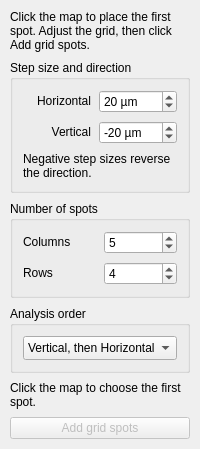
              <widget class="QWidget" name="tabWidgetPage3">
               <layout class="QVBoxLayout" name="layout_30">
                <property name="spacing">
                 <number>8</number>
                </property>
                <property name="leftMargin">
                 <number>10</number>
                </property>
                <property name="topMargin">
                 <number>10</number>
                </property>
                <property name="rightMargin">
                 <number>10</number>
                </property>
                <property name="bottomMargin">
                 <number>10</number>
                </property>
                <item>
                 <widget class="QLabel" name="Hint_Grid">
                  <property name="text">
                   <string>Click the map to place the first spot. Adjust the grid, then click Add grid spots.</string>
                  </property>
                  <property name="wordWrap">
                   <bool>true</bool>
                  </property>
                  <property name="textFormat">
                   <enum>Qt::PlainText</enum>
                  </property>
                  <property name="textInteractionFlags">
                   <set>Qt::TextSelectableByMouse</set>
                  </property>
                 </widget>
                </item>
                <item>
                 <widget class="QGroupBox" name="groupBox_2">
                  <property name="flat">
                   <bool>false</bool>
                  </property>
                  <property name="title">
                   <string>Step size and direction</string>
                  </property>
                  <layout class="QVBoxLayout" name="layout_26">
                   <property name="spacing">
                    <number>8</number>
                   </property>
                   <property name="leftMargin">
                    <number>10</number>
                   </property>
                   <property name="topMargin">
                    <number>10</number>
                   </property>
                   <property name="rightMargin">
                    <number>10</number>
                   </property>
                   <property name="bottomMargin">
                    <number>10</number>
                   </property>
                   <item>
                    <layout class="QGridLayout" name="layout_25">
                     <property name="spacing">
                      <number>8</number>
                     </property>
                     <property name="leftMargin">
                      <number>0</number>
                     </property>
                     <property name="topMargin">
                      <number>0</number>
                     </property>
                     <property name="rightMargin">
                      <number>0</number>
                     </property>
                     <property name="bottomMargin">
                      <number>0</number>
                     </property>
                     <item row="0" column="0">
                      <widget class="QLabel" name="label_6">
                       <property name="alignment">
                        <set>Qt::AlignRight|Qt::AlignTrailing|Qt::AlignVCenter</set>
                       </property>
                       <property name="text">
                        <string>Horizontal</string>
                       </property>
                       <property name="wordWrap">
                        <bool>true</bool>
                       </property>
                       <property name="buddy">
                        <cstring>Spn_Grid_Step_Size_X</cstring>
                       </property>
                       <property name="textInteractionFlags">
                        <set>Qt::TextSelectableByMouse</set>
                       </property>
                      </widget>
                     </item>
                     <item row="0" column="1">
                      <widget class="QSpinBox" name="Spn_Grid_Step_Size_X">
                       <property name="minimum">
                        <number>-9999</number>
                       </property>
                       <property name="maximum">
                        <number>9999</number>
                       </property>
                       <property name="value">
                        <number>20</number>
                       </property>
                       <property name="suffix">
                        <string> µm</string>
                       </property>
                       <property name="keyboardTracking">
                        <bool>false</bool>
                       </property>
                       <property name="accessibleName">
                        <string>Horizontal</string>
                       </property>
                      </widget>
                     </item>
                     <item row="1" column="0">
                      <widget class="QLabel" name="label_7">
                       <property name="alignment">
                        <set>Qt::AlignRight|Qt::AlignTrailing|Qt::AlignVCenter</set>
                       </property>
                       <property name="text">
                        <string>Vertical</string>
                       </property>
                       <property name="wordWrap">
                        <bool>true</bool>
                       </property>
                       <property name="buddy">
                        <cstring>Spn_Grid_Step_Size_Y</cstring>
                       </property>
                       <property name="textInteractionFlags">
                        <set>Qt::TextSelectableByMouse</set>
                       </property>
                      </widget>
                     </item>
                     <item row="1" column="1">
                      <widget class="QSpinBox" name="Spn_Grid_Step_Size_Y">
                       <property name="minimum">
                        <number>-9999</number>
                       </property>
                       <property name="maximum">
                        <number>9999</number>
                       </property>
                       <property name="value">
                        <number>-20</number>
                       </property>
                       <property name="suffix">
                        <string> µm</string>
                       </property>
                       <property name="keyboardTracking">
                        <bool>false</bool>
                       </property>
                       <property name="accessibleName">
                        <string>Vertical</string>
                       </property>
                      </widget>
                     </item>
                    </layout>
                   </item>
                   <item>
                    <widget class="QLabel" name="Hint_GridDirection">
                     <property name="text">
                      <string>Negative step sizes reverse the direction.</string>
                     </property>
                     <property name="wordWrap">
                      <bool>true</bool>
                     </property>
                     <property name="textFormat">
                      <enum>Qt::PlainText</enum>
                     </property>
                     <property name="textInteractionFlags">
                      <set>Qt::TextSelectableByMouse</set>
                     </property>
                    </widget>
                   </item>
                  </layout>
                 </widget>
                </item>
                <item>
                 <widget class="QGroupBox" name="groupBox_6">
                  <property name="flat">
                   <bool>false</bool>
                  </property>
                  <property name="title">
                   <string>Number of spots</string>
                  </property>
                  <layout class="QVBoxLayout" name="layout_28">
                   <property name="spacing">
                    <number>8</number>
                   </property>
                   <property name="leftMargin">
                    <number>10</number>
                   </property>
                   <property name="topMargin">
                    <number>10</number>
                   </property>
                   <property name="rightMargin">
                    <number>10</number>
                   </property>
                   <property name="bottomMargin">
                    <number>10</number>
                   </property>
                   <item>
                    <layout class="QGridLayout" name="layout_27">
                     <property name="spacing">
                      <number>8</number>
                     </property>
                     <property name="leftMargin">
                      <number>0</number>
                     </property>
                     <property name="topMargin">
                      <number>0</number>
                     </property>
                     <property name="rightMargin">
                      <number>0</number>
                     </property>
                     <property name="bottomMargin">
                      <number>0</number>
                     </property>
                     <item row="0" column="0">
                      <widget class="QLabel" name="label_9">
                       <property name="text">
                        <string>Columns</string>
                       </property>
                       <property name="wordWrap">
                        <bool>true</bool>
                       </property>
                       <property name="buddy">
                        <cstring>Spn_Grid_N_Point_X</cstring>
                       </property>
                       <property name="textInteractionFlags">
                        <set>Qt::TextSelectableByMouse</set>
                       </property>
                      </widget>
                     </item>
                     <item row="0" column="1">
                      <widget class="QSpinBox" name="Spn_Grid_N_Point_X">
                       <property name="minimum">
                        <number>1</number>
                       </property>
                       <property name="maximum">
                        <number>999999</number>
                       </property>
                       <property name="value">
                        <number>5</number>
                       </property>
                       <property name="keyboardTracking">
                        <bool>false</bool>
                       </property>
                       <property name="accessibleName">
                        <string>Columns</string>
                       </property>
                      </widget>
                     </item>
                     <item row="1" column="0">
                      <widget class="QLabel" name="label_8">
                       <property name="text">
                        <string>Rows</string>
                       </property>
                       <property name="wordWrap">
                        <bool>true</bool>
                       </property>
                       <property name="buddy">
                        <cstring>Spn_Grid_N_Point_Y</cstring>
                       </property>
                       <property name="textInteractionFlags">
                        <set>Qt::TextSelectableByMouse</set>
                       </property>
                      </widget>
                     </item>
                     <item row="1" column="1">
                      <widget class="QSpinBox" name="Spn_Grid_N_Point_Y">
                       <property name="minimum">
                        <number>1</number>
                       </property>
                       <property name="maximum">
                        <number>9999</number>
                       </property>
                       <property name="value">
                        <number>4</number>
                       </property>
                       <property name="keyboardTracking">
                        <bool>false</bool>
                       </property>
                       <property name="accessibleName">
                        <string>Rows</string>
                       </property>
                      </widget>
                     </item>
                    </layout>
                   </item>
                  </layout>
                 </widget>
                </item>
                <item>
                 <widget class="QGroupBox" name="groupBox_11">
                  <property name="flat">
                   <bool>false</bool>
                  </property>
                  <property name="title">
                   <string>Analysis order</string>
                  </property>
                  <layout class="QVBoxLayout" name="layout_29">
                   <property name="spacing">
                    <number>8</number>
                   </property>
                   <property name="leftMargin">
                    <number>10</number>
                   </property>
                   <property name="topMargin">
                    <number>10</number>
                   </property>
                   <property name="rightMargin">
                    <number>10</number>
                   </property>
                   <property name="bottomMargin">
                    <number>10</number>
                   </property>
                   <item>
                    <widget class="QComboBox" name="Cmb_Grid_Move_Order">
                     <property name="currentIndex">
                      <number>1</number>
                     </property>
                     <property name="maxVisibleItems">
                      <number>4</number>
                     </property>
                     <item>
                      <property name="text">
                       <string>Horizontal, then Vertical</string>
                      </property>
                     </item>
                     <item>
                      <property name="text">
                       <string>Vertical, then Horizontal</string>
                      </property>
                     </item>
                     <property name="sizeAdjustPolicy">
                      <enum>QComboBox::AdjustToMinimumContentsLengthWithIcon</enum>
                     </property>
                     <property name="minimumContentsLength">
                      <number>10</number>
                     </property>
                     <property name="accessibleName">
                      <string>Analysis order</string>
                     </property>
                    </widget>
                   </item>
                  </layout>
                 </widget>
                </item>
                <item>
                 <widget class="QLabel" name="Status_Grid">
                  <property name="text">
                   <string>Click the map to choose the first spot.</string>
                  </property>
                  <property name="wordWrap">
                   <bool>true</bool>
                  </property>
                  <property name="textFormat">
                   <enum>Qt::PlainText</enum>
                  </property>
                  <property name="textInteractionFlags">
                   <set>Qt::TextSelectableByMouse</set>
                  </property>
                 </widget>
                </item>
                <item>
                 <widget class="QPushButton" name="Btn_Grid_Add_Points">
                  <property name="enabled">
                   <bool>false</bool>
                  </property>
                  <property name="autoFillBackground">
                   <bool>false</bool>
                  </property>
                  <property name="flat">
                   <bool>false</bool>
                  </property>
                  <property name="text">
                   <string>Add grid spots</string>
                  </property>
                 </widget>
                </item>
               </layout>
               <attribute name="title">
                <string>Grid</string>
               </attribute>
              </widget>
